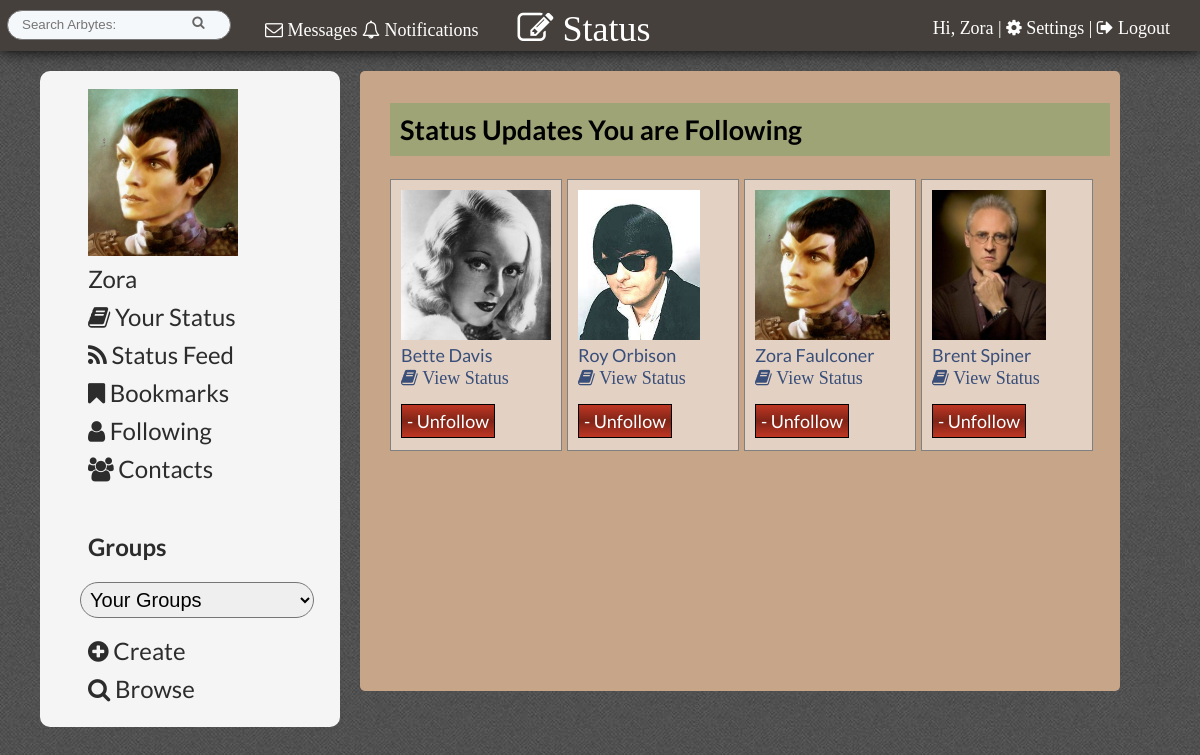
Page /following.php (signed in) on the committed database.
### tables this page shows
CREATE TABLE IF NOT EXISTS `profile_img` (
  `id` int(11) NOT NULL,
  `user_id` int(11) NOT NULL,
  `filepath` varchar(60) NOT NULL,
  `current` tinyint(1) NOT NULL
);

CREATE TABLE IF NOT EXISTS `following_status` (
  `you` int(7) NOT NULL,
  `following` int(7) NOT NULL
);

CREATE TABLE IF NOT EXISTS `members` (
  `id` int(11) NOT NULL,
  `first_name` varchar(30) NOT NULL,
  `last_name` varchar(30) NOT NULL,
  `username` varchar(20) NOT NULL,
  `password` varchar(60) NOT NULL,
  `email` varchar(60) NOT NULL,
  `profile` varchar(1000) NOT NULL,
  `theme` int(7) NOT NULL
);

### following.php (the view, shortened to what this page needs)
<?php include("inc/header.php"); ?>
 <div id="page"><?php echo message(); ?>
     <h2 class="headings">Status Updates You are Following</h2>
    <?php echo form_errors($errors);
$query  = "SELECT * ";
$query .= "FROM following_status ";
$query .= "WHERE you={$_SESSION['user_id']} ";
$all_following_status = mysqli_query($connection, $query);
$num_rows=mysqli_num_rows($all_following_status);
if($num_rows>=1){
                foreach($all_following_status as $status){
$empquery  = "SELECT * ";
$empquery .= "FROM members ";
$empquery .= "WHERE id={$status['following']} ";
$user_found = mysqli_query($connection, $empquery);
                    if($user_found){
$user_array= mysqli_fetch_assoc($user_found);
                        $profquery  = "SELECT * FROM profile_img WHERE user_id={$status['following']} AND current=1 ";
                        $prof_found = mysqli_query($connection, $profquery);
                        $profile_array = mysqli_fetch_assoc($prof_found);
                        echo "<div id=\"following_list\">";
                    echo "<a href=\"member_profile.php?user_id=".$status['following']."\">
                   <img onerror=\"if (this.src != 'img/default_img.png') this.src = 'img/default_avatar.png';\" id=\"avatar_list\" src=\"".$profile_array['filepath']."\" />
                       </a><br/><a href=\"member_profile.php?user_id=".$status['following']."\">".$user_array['first_name']." ".$user_array['last_name']."</a>";
                        echo   "<a href=\"status.php?user_id=".$status['following']."\"><i class=\"fa fa-book\"> View Status</i></a>";
                    echo "<br/><br/><a class=\"unfollowbutton\" href=\"follow.php?user_id={$status['following']}&follow=0\">- Unfollow</a>";
                        echo "</div>";
                }
                }
                }
echo "</div>";
include("inc/footer.php"); ?>

### inc/header.php (shortened to what this page needs)
<?php require_once("functions/session.php");
require_once("functions/db_connection.php");
confirm_logged_in(); ?>
<!DOCTYPE html>
 <html lang="en">
 <head>
       <link rel="stylesheet" href="css/tabs.css">
     <link rel="stylesheet" href="css/style.css">
     <link rel="stylesheet" href="css/popup.css">
         <link rel="stylesheet" href="//maxcdn.bootstrapcdn.com/font-awesome/4.3.0/css/font-awesome.min.css">
          <?php
		$query  = "SELECT * ";
		$query .= "FROM members ";
		$query .= "WHERE id={$_SESSION['user_id']} ";
		$theme_found = mysqli_query($connection, $query);
        $array= mysqli_fetch_assoc($theme_found);
        $theme= $array['theme'];
		$themequery  = "SELECT * ";
		$themequery .= "FROM themes ";
		$themequery .= "WHERE id={$theme} ";
		$themequery_found = mysqli_query($connection, $themequery);
        $theme_array= mysqli_fetch_assoc($themequery_found);
        $filepath=$theme_array['filepath'];
if($theme==0){ ?>
   <link rel='stylesheet' type='text/css' href='css/white.css' />
    <?php }else{ ?>
   <?php if(!empty($filepath)){ ?>
   <link rel='stylesheet' type='text/css' href='<?php echo $filepath; ?>' />
    <? }else{ ?>
   <link rel='stylesheet' type='text/css' href='css/white.css' />
 <?php } ?>
    <?php }
?>
    <link rel="stylesheet" href="css/slide-down.css">
 </head>
 <body>
    <header>
    <span class="min-clear">
<a href="messages.php?user_id=<?php echo $_SESSION['user_id']; ?>">
    <span class="notif"><i class="fa fa-envelope-o"></i>
 Messages</span>
        </a> </span>
        <a href="notifications.php"><span id="messages_notification"><?php echo $_SESSION['notify_num']; ?></span>
        <span class="notif"><i class="fa fa-bell-o"></i>
 Notifications</span></a>
        <a class="button" href="#popup2">  <i id="new" class="fa fa-pencil-square-o fa-2x"> Status</i></a>
         <p id="welcome">Hi, <a title="View your profile" class="tooltip" href="member_profile.php?user_id=<?php echo $_SESSION['user_id']; ?>"><?php echo $_SESSION['first_name']; ?></a> | <a href="settings.php"><i class="fa fa-cog"></i>
Settings</a> |  <a href="logout.php"><i class="fa fa-sign-out"></i>
 Logout</a></p>
        <form id="searchbar" action="search.php?go" method="post">
        <input type="text" name="query" value="" placeholder="Search Arbytes:" />
      <input type="submit" name="submit" value="&#xf002;" />
        </form>
    </header>
   <aside>
     	<ul>
     	  <?php
        $img_query  = "SELECT * ";
		$img_query .= "FROM profile_img ";
		$img_query .= "WHERE user_id={$_SESSION['user_id']} AND current=1";
		$all_imgs = mysqli_query($connection, $img_query);
        if($all_imgs){
        $img_array= mysqli_fetch_assoc($all_imgs);
  if(!empty($img_array)){
            ?>
       <a title="View your profile" class="tooltip" href="member_profile.php?user_id=<?php echo $_SESSION['user_id']; ?>"> <img id="avatar" src="<?php echo $img_array['filepath']; ?>" title="View Your Profilee"/></a><?php
  }else{
            ?>
       <a title="View your profile" class="tooltip" href="member_profile.php?user_id=<?php echo $_SESSION['user_id']; ?>"> <img src="img/default_avatar.png" title="View Your Profile"/></a><?php
  }
        }else{
            ?>
       <a title="View your profile" class="tooltip" href="member_profile.php?user_id=<?php echo $_SESSION['user_id']; ?>"> <img src="img/default_avatar.png" title="View Your Profile"/></a><?php
        }
      ?>
<li><a title="View your profile" class="tooltip" href="member_profile.php?user_id=<?php echo $_SESSION['user_id']; ?>"><?php echo $_SESSION['first_name']; ?></a></li>
<li><a href="status.php"><i class="fa fa-book"></i> Your Status</a></li>
<li><a href="status_feed.php"><i class="fa fa-rss"></i> Status Feed</a></li>
<li><a href="bookmarks.php"><i class="fa fa-bookmark"></i> Bookmarks</a></li>
<li><a href="following.php"><i class="fa fa-user"></i> Following</a></li>
<li><a href="contacts.php"><i class="fa fa-users"></i> Contacts</a></li>
        <br/>
<h3><a href="browse_groups.php"  title="Browse all groups" >Groups</a></h3>
      <?php
        $groups  = "SELECT * FROM members_groups ";
		$groups .= "WHERE member_id={$_SESSION['user_id']}";
		$groups_found = mysqli_query($connection, $groups);
        if($groups_found){
 echo "<form action=\"go.php\" method=\"POST\">";
 echo "<select id=\"groupslist\" name=\"groupslist\" onchange=\"this.form.submit()\" >";
       echo "<option name=\"group\" value=\"\" >Your Groups</option>";
               echo "</select></form>";
        }
            ?>
  <li><a href="new_group.php"><i class="fa fa-plus-circle"></i>
 Create</a></li>
  <li><a href="browse_groups.php"><i class="fa fa-search"></i>
 Browse</a></li>
       </ul>
     </aside>

### css/style.css (style rules this page uses)
body { background: #BABABA; padding: 0; margin: 0; font-size: 18px; font-family: 'Lato', sans-serif; }
#groupslist { width: 90%; padding: 5px; border-radius: 20px; font-size: 20px; margin-bottom: 15px; }
h2 { clear: both; }
header #new { position: absolute; margin-left: 30px; }
header, footer { font-family: 'Merriweather', serif; }
img { max-width: 600px; }
aside { display: block; }
.notif { position: relative; left: -9px; top:10px; z-index: 2; }
header a { text-decoration: none; }
#avatar { width: 150px; }
header { color: white; padding: 10px 30px 20px 50px; margin-bottom: 20px; box-shadow: 0 0 15px black; }
#welcome { float: right; position: relative; top: -10px; }
#searchbar { -moz-box-sizing: border-box; box-sizing: border-box; width: 20%; padding: 5px 12px 6px 12px; font-size: 17px; line-height: 1.5; color: #292f33; background-color: #f5f8fa; border: 1px solid #777; border-radius: 21px; transition: all .2s ease-in-out; float: left; position: relative; left: -43px; }
#searchbar input { border:none; background-color: #f5f8fa; width: 80%; float: left; }
input[type="submit"] { padding: 10px; background: #666; color: white; }
#searchbar input[type="submit"], #groupsearch input[type="submit"] { padding: 0; font-family: FontAwesome; width: 32px; float: left; content: "&#xf002;"; color: #666; }
#page { border-radius: 5px; padding: 10px; padding-left: 30px; margin-bottom: 20px; max-width: 1100px; margin: 0 auto; width: 60%; float: left; min-height: 600px; height: auto; max-width: 1100px; font-size: 18px; }
a { text-decoration: none; }
aside { margin: 0 10px 0 10px; width: 15%; padding: 10px; float: left; margin-right: 20px; margin-left: 40px; border-radius: 10px; }
aside ul li { line-height: 2em; list-style: none }
aside a { color: black; font-size: 24px; padding: 8px; text-decoration: none; text-align: left; }
aside ul { width: auto; }
.tooltip { display: inline; position: relative; }
.headings { padding: 10px; }
#createButton, .unfollowbutton { background: #BF3623; background: -moz-linear-gradient(top, #BF3623 0%, #7F2417 50%, #BF3623 100%); background: -webkit-gradient(linear, left top, left bottom, color-stop(0%,#BF3623), color-stop(50%,#7F2417), color-stop(100%,#BF3623)); background: -webkit-linear-gradient(top, #BF3623 0%,#7F2417 50%,#BF3623 100%); background: -o-linear-gradient(top, #BF3623 0%,#7F2417 0%,#BF3623 100%); background: -ms-linear-gradient(top, #BF3623 0%,#7F2417 50%,#BF3623 100%); background: linear-gradient(to bottom, #BF3623 0%,#7F2417 50%,#BF3623 100%); filter: progid:DXImageTransform.Microsoft.gradient( startColorstr='#BF3623', endColorstr='#BF3623',GradientType=0 ); border: 1px solid black; }
.followbutton, .unfollowbutton { color: white; width: 10px; padding: 5px; }
#following_list { border: 1px solid grey; padding: 10px; width: 150px; float: left; margin-right: 5px; background: rgba(255,255,255,.5); min-height: 250px; max-height: 250px; }
#avatar_list { max-height: 150px; min-height: 150px; max-width: 150px; }
@media (max-width: 1400px) { aside { width: 25%; padding: 0; } }

### themes/87/coffee.css (style rules this page uses)
body { background-image: url(../../img/tweed.JPG); }
a { color: #394E79; }
header a { color: white; }
header { background: #46403C; color: white; }
#page { background: #C7A589; }
aside, nav { background: whitesmoke; }
aside a { color: #2C2C2C; }
.headings { background: #9EA476; padding: 10px; }

### rows in the picture
profile_img: filepath (picture)
following_status: profile_img.filepath (picture), members.first_name "Bette", members.last_name "Davis"
following_status: profile_img.filepath (picture), members.first_name "Roy", members.last_name "Orbison"
following_status: profile_img.filepath (picture), members.first_name "Zora", members.last_name "Faulconer"
following_status: profile_img.filepath (picture), members.first_name "Brent", members.last_name "Spiner"

### other values in the picture
$_SESSION['first_name'] "Zora"
